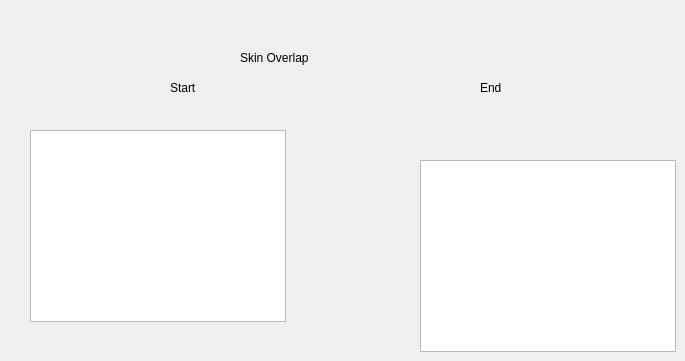
         <widget class="QWidget" name="parameters_page">
          <widget class="QLabel" name="label_10">
           <property name="geometry">
            <rect>
             <x>170</x>
             <y>80</y>
             <width>141</width>
             <height>16</height>
            </rect>
           </property>
           <property name="text">
            <string>Start</string>
           </property>
          </widget>
          <widget class="QTableWidget" name="tableWidget">
           <property name="geometry">
            <rect>
             <x>30</x>
             <y>130</y>
             <width>256</width>
             <height>192</height>
            </rect>
           </property>
          </widget>
          <widget class="QTableWidget" name="tableWidget_2">
           <property name="geometry">
            <rect>
             <x>420</x>
             <y>160</y>
             <width>256</width>
             <height>192</height>
            </rect>
           </property>
          </widget>
          <widget class="QLabel" name="label_22">
           <property name="geometry">
            <rect>
             <x>480</x>
             <y>80</y>
             <width>141</width>
             <height>16</height>
            </rect>
           </property>
           <property name="text">
            <string>End</string>
           </property>
          </widget>
          <widget class="QLabel" name="label_24">
           <property name="geometry">
            <rect>
             <x>240</x>
             <y>50</y>
             <width>141</width>
             <height>16</height>
            </rect>
           </property>
           <property name="text">
            <string>Skin Overlap</string>
           </property>
          </widget>
         </widget>
